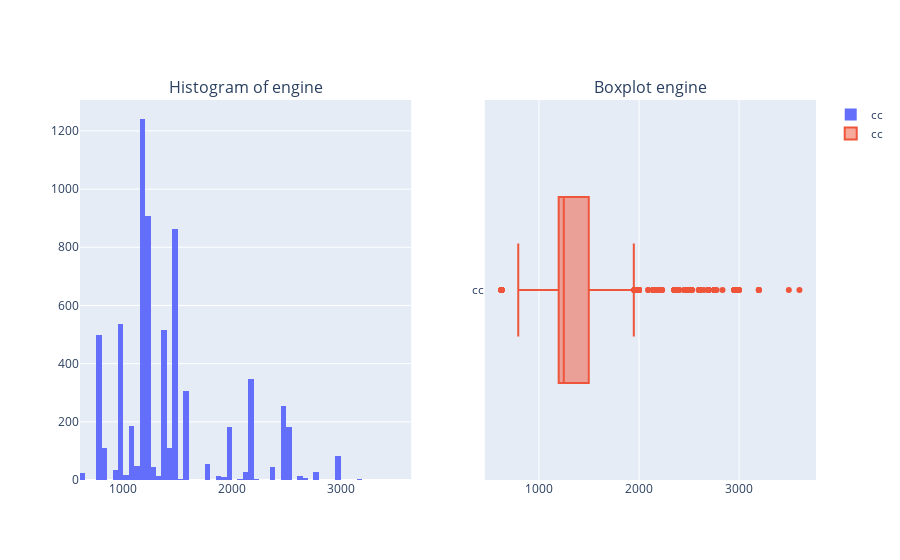

Here is the notebook cell this chart was saved with:
### Code cell
fig = make_subplots(rows=1, cols=2,subplot_titles=("Histogram of engine", 
                                                   "Boxplot engine",))
fig.add_trace(go.Histogram(x=df['engine'], name="cc"),row=1, col=1)
fig.add_trace(go.Box(x=df['engine'], name="cc"),row=1, col=2)

fig.show()

### Figure 1 — Plotly figure (JSON) as saved in the notebook; plotly's stock layout.template omitted (floating-point values rounded to 4 significant figures; data arrays with more than 128 entries replaced by an {"elided": "..."} marker saying what was removed)
{"data": [{"name": "cc", "type": "histogram", "x": {"elided": "6717 int values"}, "xaxis": "x", "yaxis": "y"}, {"name": "cc", "type": "box", "x": {"elided": "6717 int values"}, "xaxis": "x2", "yaxis": "y2"}], "layout": {"annotations": [{"font": {"size": 16}, "showarrow": false, "text": "Histogram of engine", "x": 0.225, "xanchor": "center", "xref": "paper", "y": 1, "yanchor": "bottom", "yref": "paper"}, {"font": {"size": 16}, "showarrow": false, "text": "Boxplot engine", "x": 0.775, "xanchor": "center", "xref": "paper", "y": 1, "yanchor": "bottom", "yref": "paper"}], "xaxis": {"anchor": "y", "domain": [0, 0.45]}, "xaxis2": {"anchor": "y2", "domain": [0.55, 1]}, "yaxis": {"anchor": "x", "domain": [0, 1]}, "yaxis2": {"anchor": "x2", "domain": [0, 1]}}}
